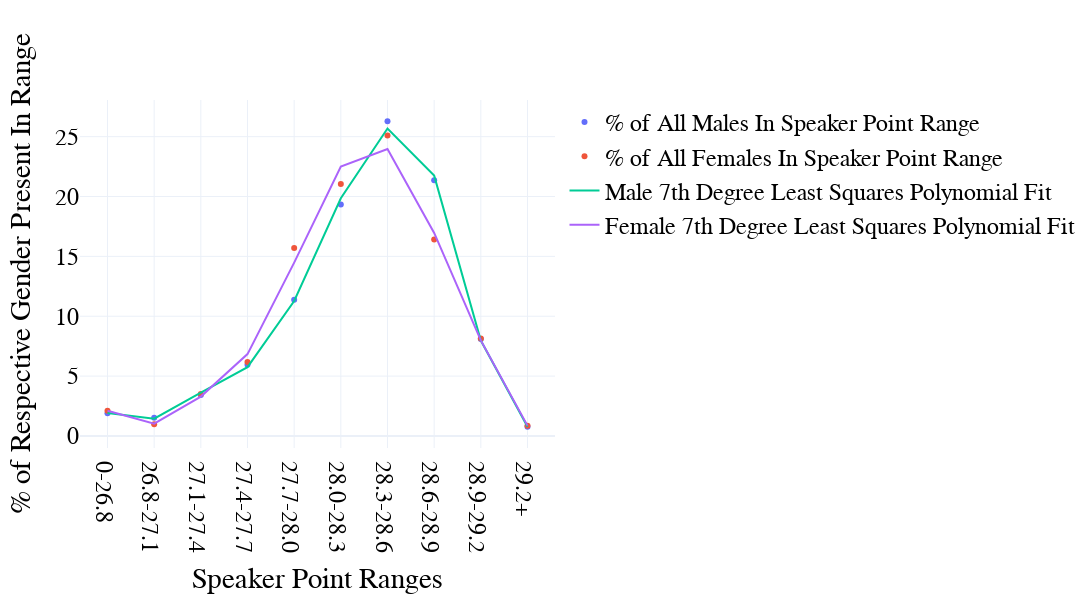

The cell this chart's notebook holds for it:
### Code cell
layout = go.Layout(
    #title = f"Avg. Raw Speaker Points: {round(avgRawSpeaksM, 2)} (M), {round(avgRawSpeaksF, 2)} (F)",
    xaxis = {"title": "Speaker Point Ranges"},
    yaxis = {"title": "% of Respective Gender Present In Range"},
)

fig = go.Figure(layout=layout)

fig.add_trace(go.Scatter(
    x = independentData,
    y = dependentDataM,
    mode = 'markers',
    name = '% of All Males In Speaker Point Range'
))

fig.add_trace(go.Scatter(
    x = independentData,
    y = dependentDataF,
    mode = 'markers',
    name = '% of All Females In Speaker Point Range'
))

fig.add_trace(go.Scatter(
    x = independentData,
    y = dependentDataLinearM,
    mode = 'lines',
    name = f"Male 7th Degree Least Squares Polynomial Fit"
))

fig.add_trace(go.Scatter(
    x = independentData,
    y = dependentDataLinearF,
    mode = 'lines',
    name = f"Female 7th Degree Least Squares Polynomial Fit"
))

fig.update_layout(
    autosize=False,
    width=1500,
    height=600,
    font_size=24,
    font_family="Times New Roman",
    font_color="black",
    title_font_size=24,
    template="plotly_white",
    title = {
        'y':0.95,
        'x':.5,
        'xanchor': 'center',
        'yanchor': 'top'
    }
)


iplot(fig)
fig.write_image(f"../assets/Gender_RawSpeaks_{YEAR}.svg")

### Figure 1 — Plotly figure (JSON) as saved in the notebook; plotly's stock layout.template omitted (floating-point values rounded to 4 significant figures)
{"data": [{"mode": "markers", "name": "% of All Males In Speaker Point Range", "type": "scatter", "x": ["0-26.8", "26.8-27.1", "27.1-27.4", "27.4-27.7", "27.7-28.0", "28.0-28.3", "28.3-28.6", "28.6-28.9", "28.9-29.2", "29.2+"], "y": [1.896, 1.517, 3.413, 5.942, 11.38, 19.34, 26.3, 21.37, 8.091, 0.7585]}, {"mode": "markers", "name": "% of All Females In Speaker Point Range", "type": "scatter", "x": ["0-26.8", "26.8-27.1", "27.1-27.4", "27.4-27.7", "27.7-28.0", "28.0-28.3", "28.3-28.6", "28.6-28.9", "28.9-29.2", "29.2+"], "y": [2.104, 0.9818, 3.506, 6.171, 15.71, 21.04, 25.11, 16.41, 8.135, 0.8415]}, {"mode": "lines", "name": "Male 7th Degree Least Squares Polynomial Fit", "type": "scatter", "x": ["0-26.8", "26.8-27.1", "27.1-27.4", "27.4-27.7", "27.7-28.0", "28.0-28.3", "28.3-28.6", "28.6-28.9", "28.9-29.2", "29.2+"], "y": [1.908, 1.438, 3.615, 5.742, 11.27, 19.86, 25.68, 21.75, 7.967, 0.7755]}, {"mode": "lines", "name": "Female 7th Degree Least Squares Polynomial Fit", "type": "scatter", "x": ["0-26.8", "26.8-27.1", "27.1-27.4", "27.4-27.7", "27.7-28.0", "28.0-28.3", "28.3-28.6", "28.6-28.9", "28.9-29.2", "29.2+"], "y": [2.101, 1.02, 3.288, 6.836, 14.48, 22.5, 23.97, 16.96, 7.98, 0.8605]}], "layout": {"autosize": false, "font": {"color": "black", "family": "Times New Roman", "size": 24}, "height": 600, "title": {"font": {"size": 24}, "x": 0.5, "xanchor": "center", "y": 0.95, "yanchor": "top"}, "width": 1500, "xaxis": {"title": {"text": "Speaker Point Ranges"}}, "yaxis": {"title": {"text": "% of Respective Gender Present In Range"}}}}
